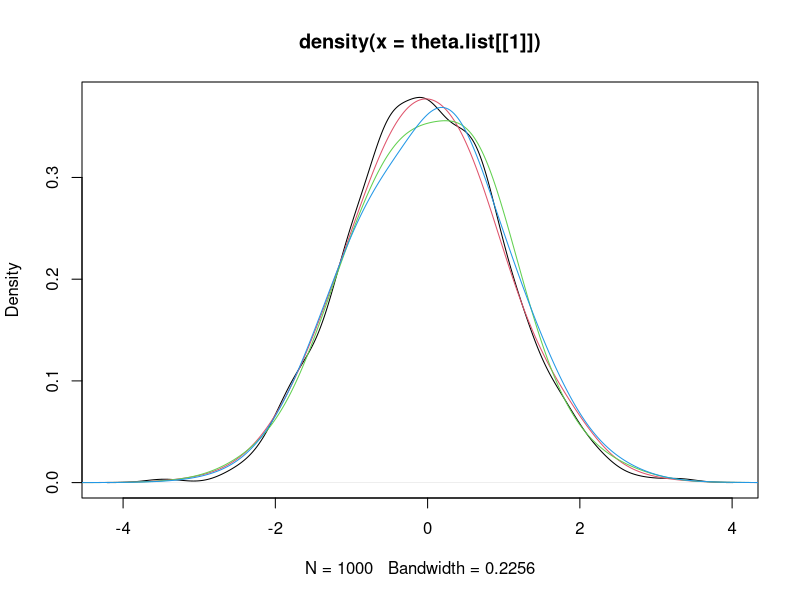
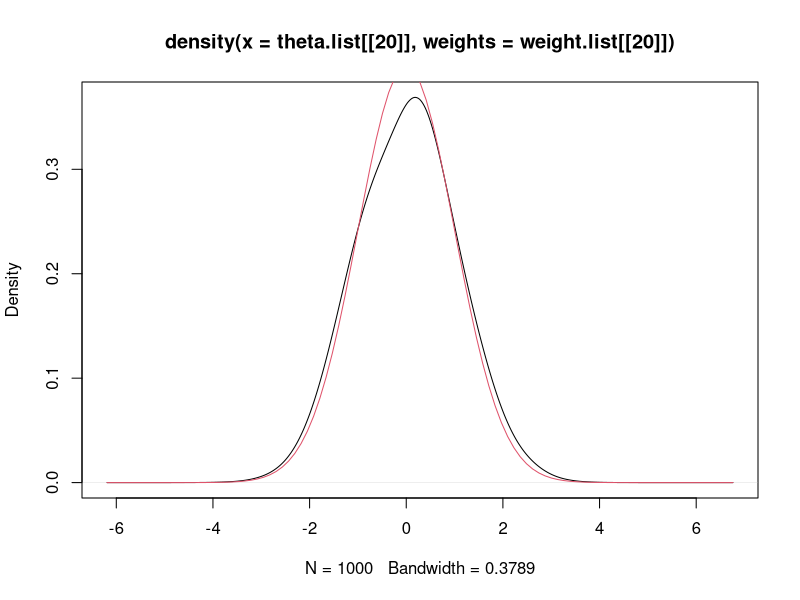

These figures' R source, in order:
n <- 1000
tmax <- 20

samp <- rnorm(n)

weight <- rep(1/n, n)

theta.list <- vector('list', tmax)
theta.list[[1]] <- samp

weight.list <- vector('list', tmax)

V <- 2 * var(samp)

for (i in 2:tmax) {
    samp <- sample(theta.list[[i-1]], prob=weight, replace=TRUE)
    
    theta <- rnorm(n, mean=samp, sd=sqrt(V))
    
    theta.list[[i]] <- theta
    
    weight <- dnorm(theta)/(
        sapply(theta, function(x) sum(dnorm(theta.list[[i-1]], mean=x, sd=sqrt(V)) * weight))
    )
    
    weight.list[[i]] <- weight <- weight/sum(weight)
    
    V <- 2 * cov.wt(as.data.frame(theta), wt=weight)$cov
}

plot(density(theta.list[[1]]))
lines(density(theta.list[[2]], weight=weight.list[[2]]), col=2)
lines(density(theta.list[[3]], weight=weight.list[[3]]), col=3)
lines(density(theta.list[[20]], weight=weight.list[[20]]), col=4)

plot(density(theta.list[[20]], weight=weight.list[[20]]))
curve(dnorm(x), add=TRUE, col=2)
